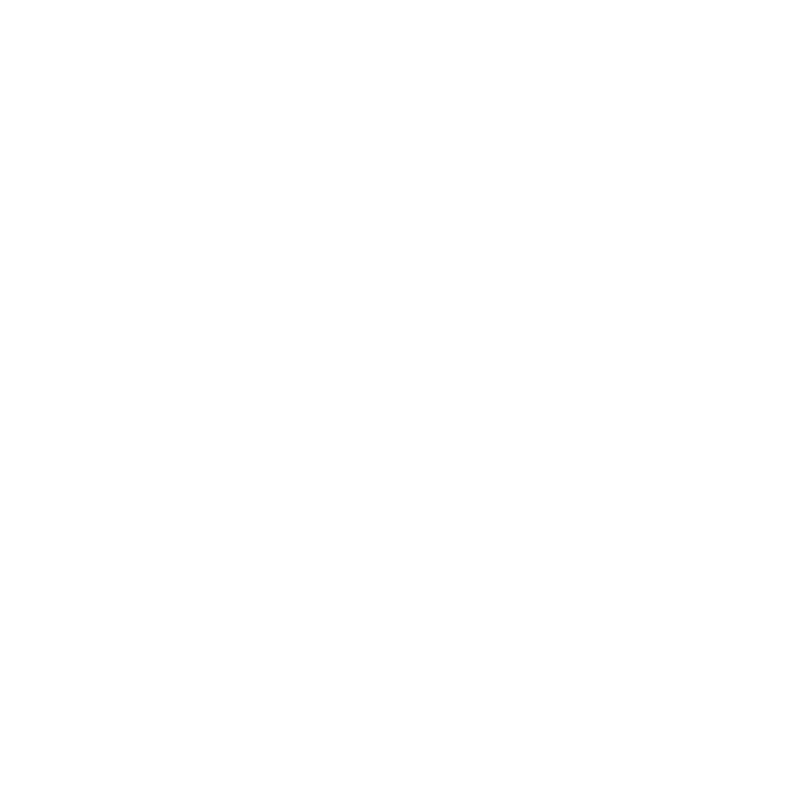
Frame 1 (no input)
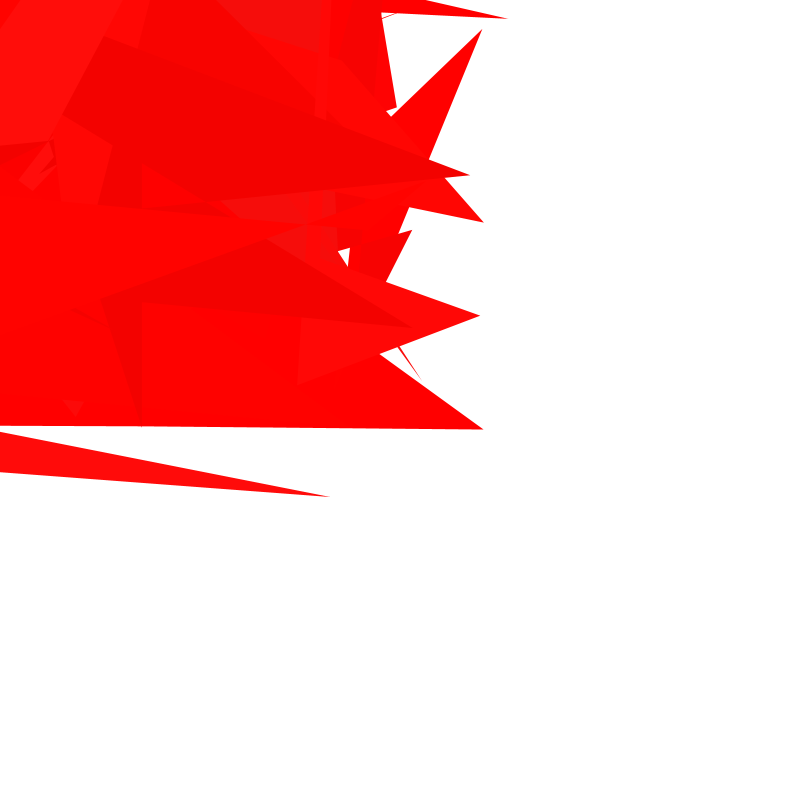
Frame 60 (the mouse pressed at the canvas centre just before this capture)
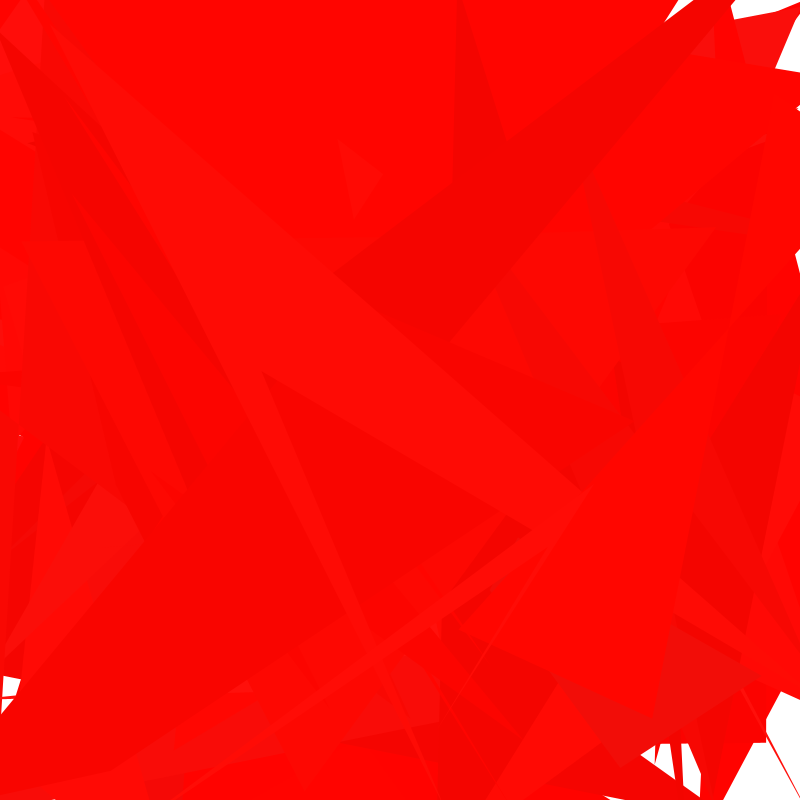
Frame 120 (the mouse held since frame 60 and released just before this capture)

The Processing sketch that drew these frames (run headless with seeded random() and noise(); from frame 60 on, the mouse is pressed at the canvas centre):

// Processing sketch: randomized_shape
// ── randomized_shape.pde
class randomizedshape{
  float theta = 0;
  float jitterx = 500;
  float jittery = 500;
  float init = jitterx;
  float colour;
  float r;
  
  randomizedshape(float x, float y){
  }
  
  void display(float x, float y, float r, int sides,float theta) {
    colour = map(jitterx, 0, init, 60, 0);
    fill(colour,100+random(-5, 5),100+random(-5, 5));
    stroke(0);
    noStroke();
    pushMatrix();
      translate(x,y);
      beginShape();
      if(jitterx>0){
      for(int i = 1; i<=sides; i++){
        vertex(r*cos(radians(360/sides*i))+random(-jitterx,jitterx), r*sin(radians(360/sides*i))+random(-jittery, jittery));
      }
      }
      endShape(CLOSE);
      rotate(radians(theta));
    popMatrix();
  }
  void jitterstep(float jitterstepx, float jitterstepy){
    jitterx = jitterx - jitterstepx;
    jittery = jittery - jitterstepy;

  }
  void rot(float rotstep){
    theta = theta + rotstep;
  } 
}


randomizedshape s;

void setup(){
  background(255);
  colorMode(HSB, 360, 100, 100);
  s = new randomizedshape(width/2, height/2);
  size(800,800);
  frameRate(1000);
}


void draw(){
  s.jitterstep(.1, .1);
  s.rot(1);
  s.display(mouseX, mouseY, 50, 4, 45);
}
